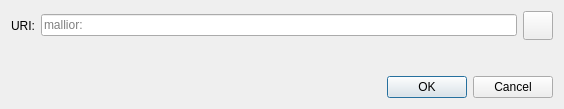
<?xml version="1.0" encoding="UTF-8"?>
<ui version="4.0">
 <class>OpenURIDialog</class>
 <widget class="QDialog" name="OpenURIDialog">
  <property name="geometry">
   <rect>
    <x>0</x>
    <y>0</y>
    <width>564</width>
    <height>109</height>
   </rect>
  </property>
  <property name="windowTitle">
   <string>Open mallior URI</string>
  </property>
  <layout class="QVBoxLayout" name="verticalLayout">
   <item>
    <layout class="QHBoxLayout" name="horizontalLayout">
     <item>
      <widget class="QLabel" name="label">
       <property name="text">
        <string>URI:</string>
       </property>
      </widget>
     </item>
     <item>
      <widget class="QValidatedLineEdit" name="uriEdit">
       <property name="placeholderText">
        <string notr="true">mallior:</string>
       </property>
      </widget>
     </item>
     <item>
      <widget class="QToolButton" name="pasteButton">
       <property name="toolTip">
        <string extracomment="Tooltip text for button that allows you to paste an address that is in your clipboard.">Paste address from clipboard</string>
       </property>
       <property name="text">
        <string/>
       </property>
       <property name="icon">
        <iconset resource="../mallior.qrc">
         <normaloff>:/icons/editpaste</normaloff>:/icons/editpaste
        </iconset>
       </property>
       <property name="iconSize">
        <size>
         <width>22</width>
         <height>22</height>
        </size>
       </property>
      </widget>
     </item>
    </layout>
   </item>
   <item>
    <spacer name="verticalSpacer">
     <property name="orientation">
      <enum>Qt::Vertical</enum>
     </property>
     <property name="sizeHint" stdset="0">
      <size>
       <width>20</width>
       <height>40</height>
      </size>
     </property>
    </spacer>
   </item>
   <item>
    <widget class="QDialogButtonBox" name="buttonBox">
     <property name="orientation">
      <enum>Qt::Horizontal</enum>
     </property>
     <property name="standardButtons">
      <set>QDialogButtonBox::Cancel|QDialogButtonBox::Ok</set>
     </property>
    </widget>
   </item>
  </layout>
 </widget>
 <customwidgets>
  <customwidget>
   <class>QValidatedLineEdit</class>
   <extends>QLineEdit</extends>
   <header>qt/qvalidatedlineedit.h</header>
  </customwidget>
 </customwidgets>
 <resources/>
 <connections>
  <connection>
   <sender>buttonBox</sender>
   <signal>accepted()</signal>
   <receiver>OpenURIDialog</receiver>
   <slot>accept()</slot>
   <hints>
    <hint type="sourcelabel">
     <x>248</x>
     <y>254</y>
    </hint>
    <hint type="destinationlabel">
     <x>157</x>
     <y>274</y>
    </hint>
   </hints>
  </connection>
  <connection>
   <sender>buttonBox</sender>
   <signal>rejected()</signal>
   <receiver>OpenURIDialog</receiver>
   <slot>reject()</slot>
   <hints>
    <hint type="sourcelabel">
     <x>316</x>
     <y>260</y>
    </hint>
    <hint type="destinationlabel">
     <x>286</x>
     <y>274</y>
    </hint>
   </hints>
  </connection>
 </connections>
</ui>
